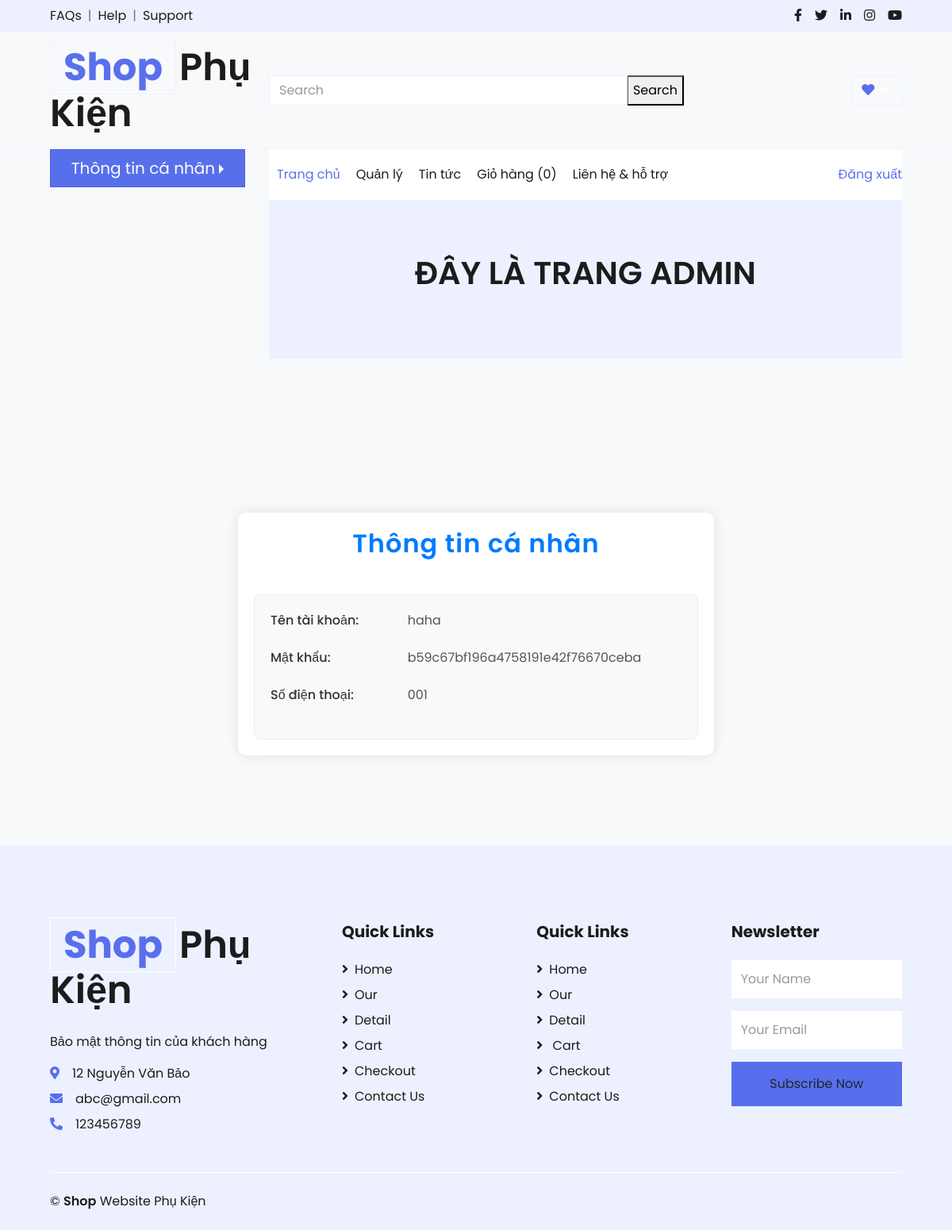
The app's page /admin.php?action=chitietnd&nd=12 (signed in) with its own data.
### tables this page shows
CREATE TABLE `user` (
  `iduser` int(11) NOT NULL,
  `nameuser` varchar(100) NOT NULL,
  `password` varchar(255) NOT NULL,
  `phonenumber` varchar(15) NOT NULL,
  `idrole` int(11) NOT NULL
);

### Model/mNguoiDung.php (called while the page is built, shortened)
<?php
include_once("ketnoi.php");
class ModelNguoiDung
{
    public function selectOneND($iduser)
    {
        $p = new clsketnoi();
        $con = $p->MoKetNoi();
        $truyvan = "select u.*, r.namerole from user u join role r on u.idrole=r.idrole where iduser='$iduser'";
        $ketqua = mysqli_query($con, $truyvan);
        return $ketqua;
    }
}

### Controller/cNguoiDung.php (called while the page is built, shortened)
<?php
include_once("Model/mNguoiDung.php");
class ControlNguoiDung
{
    public function getOneND($idpro)
    {
        $p = new ModelNguoiDung();
        $kq = $p->selectOneND($idpro);
        if (mysqli_num_rows($kq) > 0) {
            return $kq;
        } else {
            return false;
        }
    }
}

### Model/ketnoi.php (called while the page is built, shortened)
<?php
class clsketnoi {
    function MoKetNoi() {
        $this->conn = new mysqli("localhost", "root", "", "cnm");
        return $this->conn;
    }
}
?>

### admin.php (the view, shortened to what this page needs)
<?php
include_once("Controller/cNguoiDung.php");
$p = new controlNguoiDung();
$iduser = $_SESSION['iduser'];
$tbl = $p->getOneND($iduser);
?>
<!DOCTYPE html>
<html lang="en">
<head>
    <link href="https://cdnjs.cloudflare.com/ajax/libs/font-awesome/5.10.0/css/all.min.css" rel="stylesheet">
    <link href="lib/owlcarousel/assets/owl.carousel.min.css" rel="stylesheet">
    <link href="https://cdn.jsdelivr.net/npm/bootstrap@5.3.3/dist/css/bootstrap.min.css" rel="stylesheet">
    <link rel="stylesheet" href="css/style.css?v=2">
</head>
<body>
    <div class="container-fluid">
        <div class="row bg-secondary py-2 px-xl-5">
            <div class="col-lg-6 d-none d-lg-block">
                <div class="d-inline-flex align-items-center">
                    <a class="text-dark" href="">FAQs</a>
                    <span class="text-muted px-2">|</span>
                    <a class="text-dark" href="">Help</a>
                    <span class="text-muted px-2">|</span>
                    <a class="text-dark" href="">Support</a>
                </div>
            </div>
            <div class="col-lg-6 text-center text-lg-right">
                <div class="d-inline-flex align-items-center">
                    <a class="text-dark px-2" href="">
                        <i class="fab fa-facebook-f"></i>
                    </a>
                    <a class="text-dark px-2" href="">
                        <i class="fab fa-twitter"></i>
                    </a>
                    <a class="text-dark px-2" href="">
                        <i class="fab fa-linkedin-in"></i>
                    </a>
                    <a class="text-dark px-2" href="">
                        <i class="fab fa-instagram"></i>
                    </a>
                    <a class="text-dark pl-2" href="">
                        <i class="fab fa-youtube"></i>
                    </a>
                </div>
            </div>
        </div>
        <div class="row align-items-center py-3 px-xl-5">
            <div class="col-lg-3 d-none d-lg-block">
                <a href="" class="text-decoration-none">
                    <h1 class="m-0 display-5 font-weight-semi-bold"><span class="text-primary font-weight-bold border px-3 mr-1">Shop</span>Phụ Kiện</h1>
                </a>
            </div>
            <div class="col-lg-6 col-6 text-left">
                <form action="" method="get">
                    <div class="input-group">
                        <input type="text" class="form-control" placeholder="Search" name="btnTuKhoa">
                        <input type="submit" value="Search" name="btnTimKiem">
                    </div>
                </form>
            </div>
            <div class="col-lg-3 col-6 text-right">
                <a href="" class="btn border">
                    <i class="fas fa-heart text-primary"></i>
                    <span class="badge">0</span>
                </a>
            </div>
        </div>
    </div>
    <div class="container-fluid mb-5">
        <div class="row border-top px-xl-5">
            <div class="col-lg-3 d-none d-lg-block gap-2">
                <?php
                if ($_SESSION["dn"] == 3) {
                    if ($tbl) {
                        echo '<div class="dropdown dropend">';
                        echo '<button type="button" class="btn btn-lg btn-primary dropdown-toggle text-white w-100" data-bs-toggle="dropdown">Thông tin cá nhân</button>';
                        echo '</div>';
                    } else {
                        echo '<div class="alert alert-danger">Không tìm thấy thông tin người dùng.</div>';
                    }
                }
                ?>
            </div>
            <div class="col-lg-9">
                <nav class="navbar navbar-expand-lg bg-light navbar-light py-3 py-lg-0 px-0">
                    <div class="collapse navbar-collapse justify-content-between" id="navbarCollapse">
                        <div class="navbar-nav mr-auto py-0">
                            <a href="index.php" class="nav-item nav-link active">Trang chủ</a>
                            <a href="admin.php" class="nav-item nav-link">Quản lý</a>
                            <a href="View/TinTuc.php" class="nav-item nav-link">Tin tức</a>
                             <a href="View/giohang.php" class="nav-item nav-link">Giỏ hàng (<?php echo isset($_SESSION['giohang']) ? count($_SESSION['giohang']) : 0; ?>)</a>
                            <a href="chat" class="nav-item nav-link">Liên hệ & hỗ trợ</a>
                            </div>
                        <div class="navbar-nav ml-auto py-0">
                            <a href="view/dangxuat.php" onclick="return confirm('Bạn có chắc muốn đăng xuất?');">Đăng xuất</a>
                        </div>
                    </div>
                </nav>
                <div class="container-fluid bg-secondary mb-5">
                    <div class="d-flex flex-column align-items-center justify-content-center" style="min-height: 200px">
                        <h1 class="font-weight-semi-bold text-uppercase mb-3">ĐÂY LÀ TRANG ADMIN</h1>
                    </div>
                </div>
            </div>
        </div>
    </div>
    <div class="container-fluid pt-5">
        <div class="row px-xl-5 pb-3">
            <?php
            if (isset($_REQUEST["type"]) && $_REQUEST["type"] == "NguoiDung") {
                echo '<div class="text-center mb-4"><h2 class="section-title px-5"><span class="px-2">Danh Sách Người Dùng</span></h2></div>';
                include_once("view/qlNguoiDung.php");
            } else if (isset($_REQUEST["type"]) && $_REQUEST["type"] == "VaiTro") {
                echo '<div class="text-center mb-4"><h2 class="section-title px-5"><span class="px-2">Danh Sách Vai Trò</span></h2></div>';
                include_once("view/qlVaiTro.php");
            } else if (isset($_REQUEST["action"]) && $_REQUEST["action"] == "updateVT") {
                include_once("view/VT/updateVT.php");
            } else if (isset($_REQUEST["action"]) && $_REQUEST["action"] == "deleteVT") {
                include_once("view/VT/deleteVT.php");
            } else if (isset($_REQUEST["type"]) && $_REQUEST["type"] == "insertVT") {
                include_once("view/VT/insertVT.php");
            } else if (isset($_REQUEST["action"]) && $_REQUEST["action"] == "updateND") {
                include_once("view/ND/updateND.php");
            } else if (isset($_REQUEST["action"]) && $_REQUEST["action"] == "deleteND") {
                include_once("view/ND/deleteND.php");
            } else if (isset($_REQUEST["type"]) && $_REQUEST["type"] == "insertND") {
                include_once("view/ND/insertND.php");
            } else if (isset($_REQUEST["action"]) && $_REQUEST["action"] == "chitietnd") {
                include_once("View/chitietnd.php");
            } else if (isset($_REQUEST["action"]) && $_REQUEST["action"] == "updateCTND") {
                include_once("View/updateCTND.php");
            } if(isset($_REQUEST["type"]) && $_REQUEST["type"]=="thuonghieu"){
                echo '<div class="text-center mb-4"><h2 class="section-title px-5"><span class="px-2">Danh Sách Thương Hiệu</span></h2></div>';
          include_once("View/TH/athuonghieu.php");
          $_SESSION['type'] = 'thuonghieu';
        }elseif(isset($_REQUEST["type"]) && $_REQUEST["type"]=="sanpham"){
            echo '<div class="text-center mb-4"><h2 class="section-title px-5"><span class="px-2">Danh Sách Sản Phẩm</span></h2></div>';
          include_once("View/SP/asanpham.php");
          $_SESSION['type'] = 'sanpham';
        }elseif(isset($_REQUEST["type"]) && $_REQUEST["type"]=="donhang"){
            echo '<div class="text-center mb-4"><h2 class="section-title px-5"><span class="px-2">Danh Sách Đơn Hàng</span></h2></div>';
          include_once("View/donhang.php");
          $_SESSION['type'] = 'donhang';
        } elseif(isset($_REQUEST["action"]) && $_REQUEST["action"]=="update"){
          if($_SESSION['type']=='thuonghieu')
            include_once("View/TH/updateThuongHieu.php");
          else
            include_once("View/SP/updateSanPham.php");
        }elseif(isset($_REQUEST["action"]) && $_REQUEST["action"]=="delete"){
          if($_SESSION['type']=='thuonghieu')
            include_once("View/TH/deleteThuongHieu.php");
          else
            include_once("View/SP/deleteSanPham.php");
        }elseif(isset($_REQUEST["action"]) && $_REQUEST["action"]=="insert"){
          if($_SESSION['type']=='thuonghieu')
            include_once("View/TH/insertThuongHieu.php");
          else
            include_once("View/SP/insertSanPham.php");
        }
            ?>
        </div>
    </div>
    <div class="container-fluid bg-secondary text-dark mt-5 pt-5">
        <div class="row px-xl-5 pt-5">
            <div class="col-lg-4 col-md-12 mb-5 pr-3 pr-xl-5">
                <a href="" class="text-decoration-none">
                    <h1 class="mb-4 display-5 font-weight-semi-bold"><span class="text-primary font-weight-bold border border-white px-3 mr-1">Shop</span>Phụ Kiện</h1>
                </a>
                <p>Bảo mật thông tin của khách hàng</p>
                <p class="mb-2"><i class="fa fa-map-marker-alt text-primary mr-3"></i>12 Nguyễn Văn Bảo</p>
                <p class="mb-2"><i class="fa fa-envelope text-primary mr-3"></i>abc@gmail.com</p>
                <p class="mb-0"><i class="fa fa-phone-alt text-primary mr-3"></i>123456789</p>
            </div>
            <div class="col-lg-8 col-md-12">
                <div class="row">
                    <div class="col-md-4 mb-5">
                        <h5 class="font-weight-bold text-dark mb-4">Quick Links</h5>
                        <div class="d-flex flex-column justify-content-start">
                            <a class="text-dark mb-2" href="index.html"><i class="fa fa-angle-right mr-2"></i>Home</a>
                            <a class="text-dark mb-2" href="shop.html"><i class="fa fa-angle-right mr-2"></i>Our </a>
                            <a class="text-dark mb-2" href="detail.html"><i class="fa fa-angle-right mr-2"></i>Detail</a>
                            <a class="text-dark mb-2" href="cart.html"><i class="fa fa-angle-right mr-2"></i>Cart</a>
                            <a class="text-dark mb-2" href="checkout.html"><i class="fa fa-angle-right mr-2"></i>Checkout</a>
                            <a class="text-dark" href="contact.html"><i class="fa fa-angle-right mr-2"></i>Contact Us</a>
                        </div>
                    </div>
                    <div class="col-md-4 mb-5">
                        <h5 class="font-weight-bold text-dark mb-4">Quick Links</h5>
                        <div class="d-flex flex-column justify-content-start">
                            <a class="text-dark mb-2" href="index.html"><i class="fa fa-angle-right mr-2"></i>Home</a>
                            <a class="text-dark mb-2" href="shop.html"><i class="fa fa-angle-right mr-2"></i>Our </a>
                            <a class="text-dark mb-2" href="detail.html"><i class="fa fa-angle-right mr-2"></i>Detail</a>
                            <a class="text-dark mb-2" href="cart.html"><i class="fa fa-angle-right mr-2"></i> Cart</a>
                            <a class="text-dark mb-2" href="checkout.html"><i class="fa fa-angle-right mr-2"></i>Checkout</a>
                            <a class="text-dark" href="contact.html"><i class="fa fa-angle-right mr-2"></i>Contact Us</a>
                        </div>
                    </div>
                    <div class="col-md-4 mb-5">
                        <h5 class="font-weight-bold text-dark mb-4">Newsletter</h5>
                        <form action="">
                            <div class="form-group">
                                <input type="text" class="form-control border-0 py-4" placeholder="Your Name" required="required" />
                            </div>
                            <div class="form-group">
                                <input type="email" class="form-control border-0 py-4" placeholder="Your Email" required="required" />
                            </div>
                            <div>
                                <button class="btn btn-primary btn-block border-0 py-3" type="submit">Subscribe Now</button>
                            </div>
                        </form>
                    </div>
                </div>
            </div>
        </div>
        <div class="row border-top border-light mx-xl-5 py-4">
            <div class="col-md-6 px-xl-0">
                <p class="mb-md-0 text-center text-md-left text-dark">
                    &copy; <a class="text-dark font-weight-semi-bold" href="#">Shop</a> Website Phụ Kiện
                </p>
            </div>
            <div class="col-md-6 px-xl-0 text-center text-md-right">
            </div>
        </div>
    </div>
</body>
</html>

### View/chitietnd.php (shortened to what this page needs)
<?php
include_once("Controller/cNguoiDung.php");
$p = new ControlNguoiDung();
$MaND = $_REQUEST["nd"];
$kq = $p->getOneND($MaND);
?>
<!DOCTYPE html>
<html lang="en">
<head>
    <link href="https://cdnjs.cloudflare.com/ajax/libs/font-awesome/5.10.0/css/all.min.css" rel="stylesheet">
</head>
<body>
    <div class="container">
        <?php
        if ($kq) {
            while ($r = mysqli_fetch_assoc($kq)) {
                echo '<div class="text-center mb-4">';
                echo '<h2 class="section-title"><span>Thông tin cá nhân</span></h2>';
                echo '</div>';
                echo '<div class="info-card">';
                echo '<div class="info-item"><label>Tên tài khoản:</label><span>' . htmlspecialchars($r["nameuser"]) . '</span></div>';
                echo '<div class="info-item"><label>Mật khẩu:</label><span>' . htmlspecialchars($r["password"]) . '</span></div>';
                echo '<div class="info-item"><label>Số điện thoại:</label><span>' . htmlspecialchars($r["phonenumber"]) . '</span></div>';
                echo '</div>';
            }
        } else {
            echo '<p class="error-message">Người dùng không tồn tại.</p>';
        }
        ?>
    </div>
</body>
</html>

### View/chitietnd.php (style rules this page uses)
body { font-family: 'Poppins', sans-serif; background-color: #f8f9fa; margin: 0; padding: 0; }
.container { max-width: 600px; margin: 50px auto; padding: 20px; background-color: #fff; border-radius: 10px; box-shadow: 0 0 15px rgba(0, 0, 0, 0.1); }
.section-title { color: #007bff; font-weight: 600; margin-bottom: 20px; text-align: center; }
.info-card { padding: 20px; border: 1px solid #e9ecef; border-radius: 8px; background-color: #f9f9f9; }
.info-item { display: flex; justify-content: space-between; margin-bottom: 15px; font-size: 16px; }
.info-item label { font-weight: 500; color: #333; flex: 1; }
.info-item span { color: #555; flex: 2; text-align: left; }

### records on screen
user: nameuser "haha", password "b59c67bf196a4758191e42f76670ceba", phonenumber "001"
